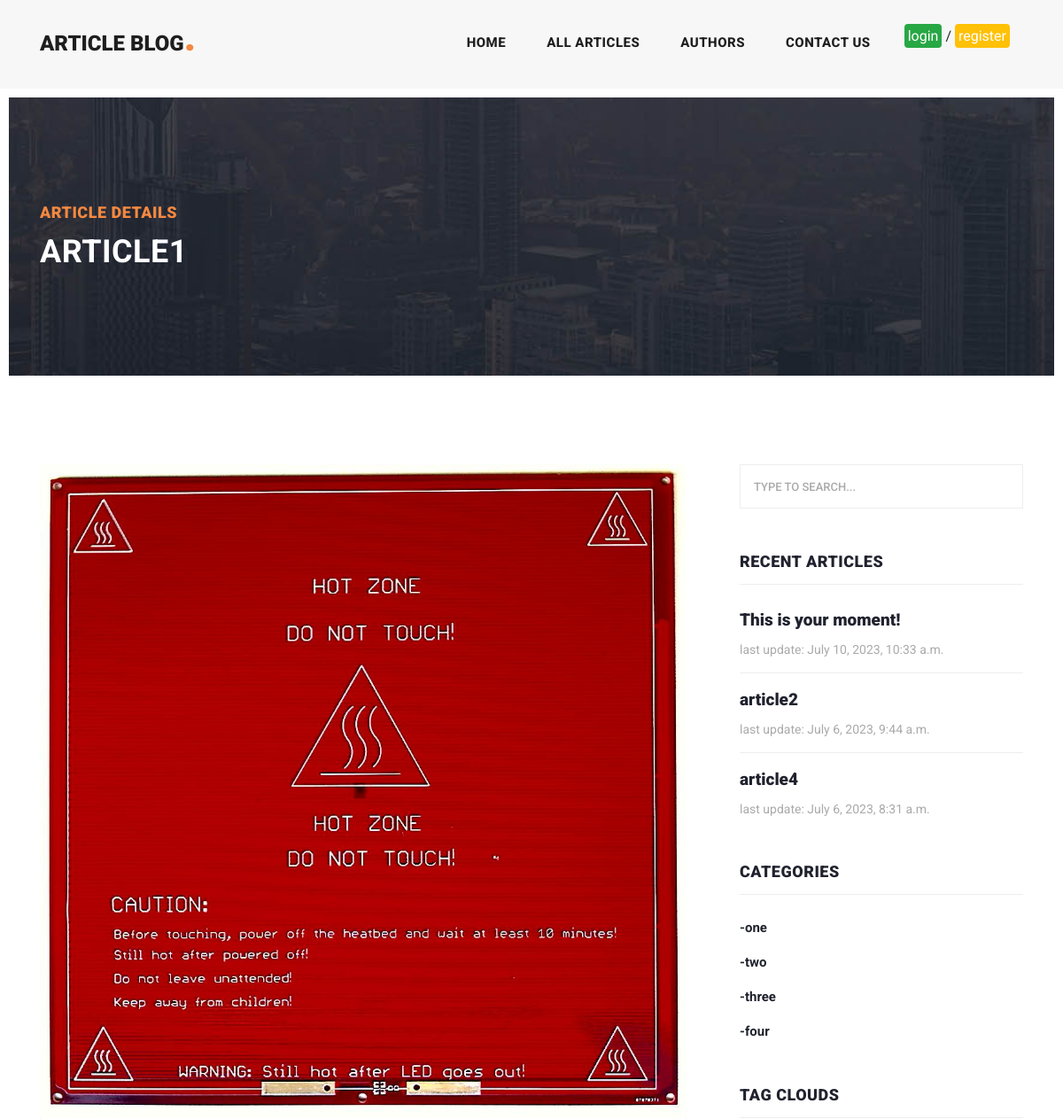
The page /blog/article1 (upper part) on the database as committed earlier.
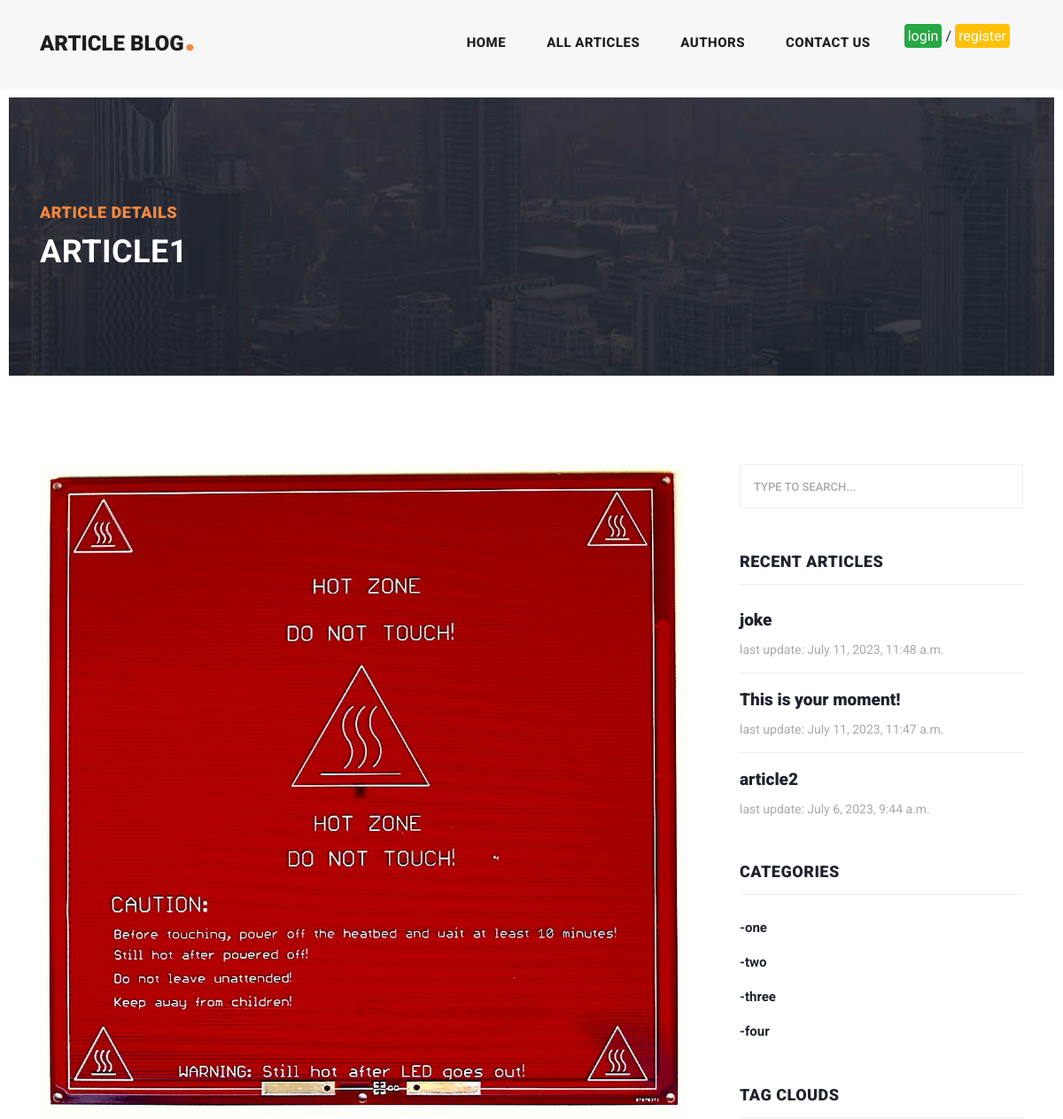
The same page on the database as committed later.
### blog/models.py (models this page shows, shortened)
class Article(models.Model):
    title = models.CharField(max_length=50, unique=True)
    slug = models.CharField(max_length=50, unique=True, editable=False)
    body = models.TextField()
    image = models.ImageField(upload_to="images/articles")
    created = models.DateTimeField(auto_now_add=True, null=True, blank=True)
    updated = models.DateTimeField(auto_now=True, null=True, blank=True)
    category = models.ManyToManyField(Category, related_name="articles")
    author = models.ForeignKey(Author, on_delete=models.CASCADE, related_name="articles")
    def get_absolute_url(self):
        return reverse("blog:article-detail", args=[self.slug])

class Category(models.Model):
    title = models.CharField(max_length=50, unique=True)
    slug = models.CharField(max_length=50, unique=True, editable=False)
    def __str__(self):
        return self.title

### blog/views.py (the view)
# urls.py: path("<slug:slug>", views.ArticleDetailView.as_view(), name="article-detail"),
class ArticleDetailView(DetailView):
    model = Article

### account/models.py (called while the page is built)
    def __str__(self):
        return self.nickname

### context_processors/context_processors.py (called while the page is built)
def recent_articles(request):
    recent_articles = Article.objects.order_by("-updated")[:3]
    return {"recent_articles": recent_articles}

def all_categories(request):
    all_categories = Category.objects.all()
    return {"all_categories": all_categories}

### blog/templates/blog/article_detail.html (shortened to what this page needs)
{% extends "base.html" %}
{% load static %}
{% load social_share %}
{% block content %}
    <div class="heading-page header-text">
        <section class="page-heading">
          <div class="container">
            <div class="row">
              <div class="col-lg-12">
                <div class="text-content">
                  <h4>Article Details</h4>
                  <h2>{{ object.title }}</h2>
                </div>
              </div>
            </div>
          </div>
        </section>
    </div>
      <section class="blog-posts grid-system">
        <div class="container">
          <div class="row">
            <div class="col-lg-8">
              <div class="all-blog-posts">
                <div class="row">
                  <div class="col-lg-12">
                    <div class="blog-post">
                      <div class="blog-thumb">
                        <img src="{{ object.image.url }}" alt="">
                      </div>
                    </div>
                  </div>
                </div>
              </div>
            </div>
            <div class="col-lg-4">
                {% include "includes/sidebar.html" %}
            </div>
          </div>
        </div>
      </section>
{% endblock %}

### templates/includes/sidebar.html (shortened to what this page needs)
<div class="sidebar">
  <div class="row">
    <div class="col-lg-12">
      <div class="sidebar-item search">
        <form id="search_form" name="gs" method="GET" action="#">
          <input type="text" name="q" class="searchText" placeholder="type to search..." autocomplete="on">
        </form>
      </div>
    </div>
    <div class="col-lg-12">
      <div class="sidebar-item recent-posts">
        <div class="sidebar-heading">
          <h2>Recent Articles</h2>
        </div>
        <div class="content">
          <ul>
            {% for article in recent_articles %}
            <li><a href="{{ article.get_absolute_url }}">
              <h5>{{ article.title }}</h5>
              <span>last update: {{ article.updated }}</span>
            </a></li>
            {% endfor %}
          </ul>
        </div>
      </div>
    </div>
    <div class="col-lg-12">
      <div class="sidebar-item categories">
        <div class="sidebar-heading">
          <h2>Categories</h2>
        </div>
        <div class="content">
          <ul>
            {% for cat in all_categories %}
              <li><a href="{% url 'blog:category-list' cat.slug %}">-{{ cat.title }}</a></li>
            {% endfor %}
          </ul>
        </div>
      </div>
    </div>
    <div class="col-lg-12">
      <div class="sidebar-item tags">
        <div class="sidebar-heading">
          <h2>Tag Clouds</h2>
        </div>
      </div>
    </div>
  </div>
</div>

Rows that differ between the two databases and show on the page:
no longer on this page (row unchanged): Article: title "article4", updated "July 6, 2023, 8:31 a.m."
added Article: title "joke", updated "July 11, 2023, 11:48 a.m."
changed Article "This is your moment!": updated "July 10, 2023, 10:33 a.m." → "July 11, 2023, 11:47 a.m."
